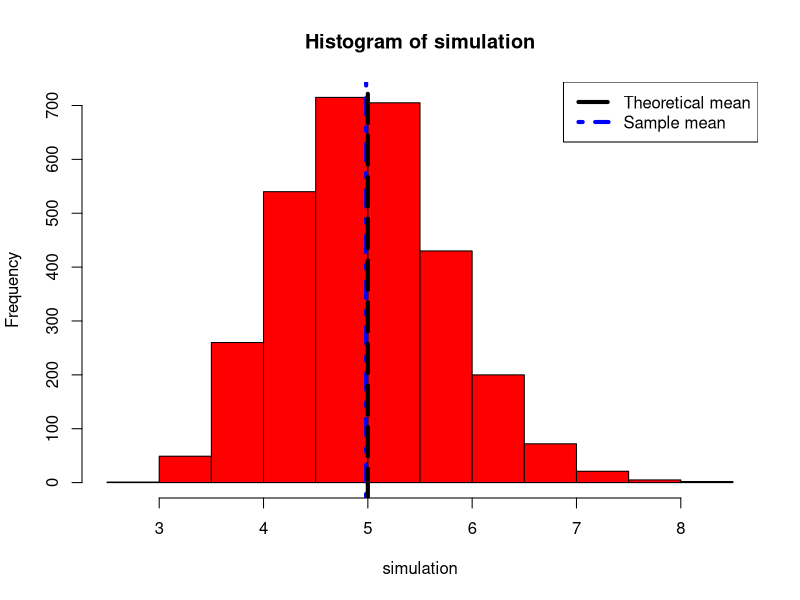
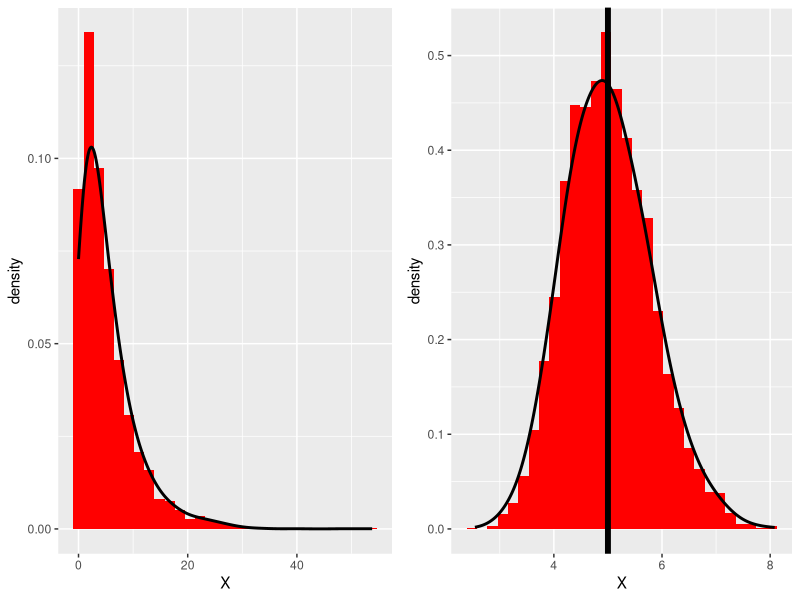

These charts were generated, in order, by the following R code:
# Illustrate via simulation and associated explanatory 
# text the properties of the distribution of the mean of 40 exponentials.  
# You should:

# 1. Show the sample mean and compare it
# to the theoretical mean of the distribution.

# The theoretical mean of the exponential distribution
# with lambda = 0.2 (as requested) is equal to 1/lambda so 1/0.2 = 5

# In the following code i will do three thousand simulations of 40 exponentials
# and compare the sampling mean to the theoretical mean of the ditribution

set.seed(15)

simulation = replicate(3000,mean(rexp(40,1/5)))

means = mean(simulation)

means

hist(simulation, col="red")
abline(v=means,col="blue",lwd=4,lty=4)
abline(v=5,col="black",lwd=4,lty=5)
legend("topright",c("Theoretical mean","Sample mean"),lty=c(5,4),lwd=c(4,4),col = c("black","blue"))

#The sampling mean is approximately 5 (4.983771 in my case)

#===========================================================================

# 2. Show how variable the sample is (via variance)
# and compare it to the theoretical variance of the distribution.

# The theoretical variance of the exponential distribution with lambda = 0.2
# is equal to ((1/lambda)^2)/n = 0.625 and the theoretical standard deviation
# is equal to sqrt(theoretical variance) = sqrt(0.625) = 0.7905694

# In the following code i will compare the sample variance and standard deviation
# of three thousand simulations of 40 exponentials to the theoratical variance
# and standard deviation of the exponential distribution

variance = var(simulation)
stdev = sd(simulation)

variance
stdev

# The sampling variance and standard deviation
# are approximately equal to the theoretical variance and standard deviation
# (0.6149436 and 0.7841834 respectively in my case)


#===========================================================================

# 3. Show that the distribution is approximately normal.

# Here we are going to compare the distribution of 4000 random exponentials
# with the distribution of 4000 averages of 40 random exponentials

require(ggplot2)
require(gridExtra)

sim1 = rexp(4000,1/5)
sim2 = replicate(4000,mean(rexp(40,1/5)))

df1 = data.frame(X = sim1)
df2 = data.frame(X = sim2)

p1 = ggplot(df1, aes(x = X)) + geom_histogram(aes(y = ..density..), fill = "red") + geom_density(size = 1,adjust=3)
p2 = ggplot(df2, aes(x = X)) + geom_histogram(aes(y = ..density..), fill = "red") + geom_vline(xintercept = 5, size = 2) + geom_density(size=1,adjust=2)

grid.arrange(p1, p2, ncol = 2)












